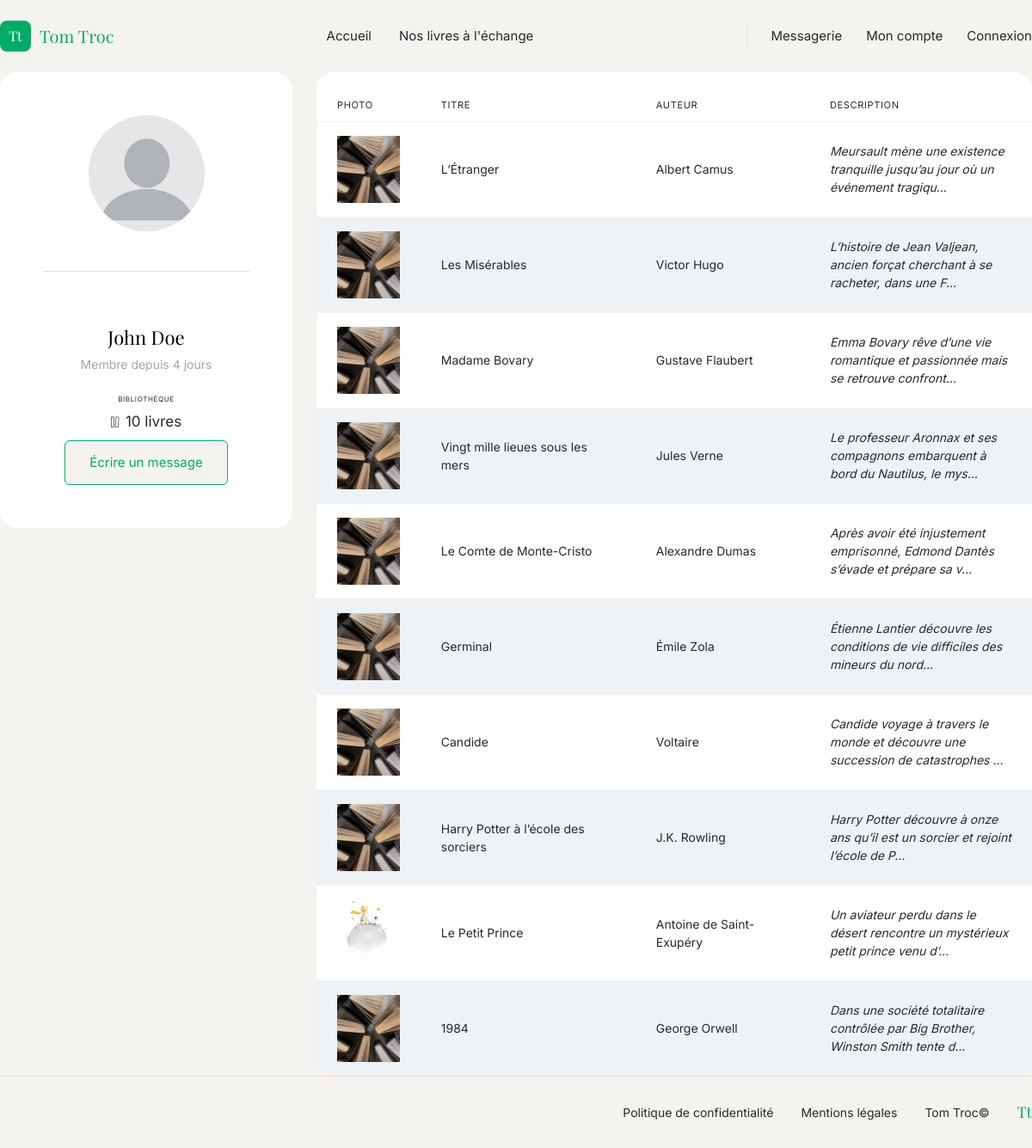
/compte/1, run on the app's committed database.
### tables this page shows
CREATE TABLE users (
    id INT AUTO_INCREMENT PRIMARY KEY,
    username VARCHAR(50) NOT NULL UNIQUE,
    email VARCHAR(255) NOT NULL UNIQUE,
    password VARCHAR(255) NOT NULL,
    avatar VARCHAR(255) NULL,
    created_at TIMESTAMP DEFAULT CURRENT_TIMESTAMP
);

CREATE TABLE books (
    id INT AUTO_INCREMENT PRIMARY KEY,

    owner_id INT NOT NULL,

    title VARCHAR(255) NOT NULL,
    author VARCHAR(255) NOT NULL,
    image VARCHAR(255) NULL,
    description TEXT NULL,
    available BOOLEAN NOT NULL DEFAULT FALSE,

    FOREIGN KEY (owner_id) REFERENCES users(id)
);

### services/AbstractController.php (called while the page is built, shortened)
<?php
abstract class AbstractController
{
    protected function render(string $view, array $data = []): void
    {
        extract($data);
        $viewFile = dirname(__DIR__) . '/views/' . $view . '.php';
        require $viewFile;
        require dirname(__DIR__) . '/views/main.php';
    }
}

### controllers/CompteController.php (called while the page is built, shortened)
<?php
class CompteController extends AbstractController
{
    public function compte(string $id): void
    {
        $userManager = new UserManager();
        $user = $userManager->getUserById($id);
        $bookManager = new BookManager();
        $books = $bookManager->getBooksByOwnerId($user->getId());
        $this->render('compte/compte', [
            'title' => $user->getUsername(),
            'user' => $user,
            'books' => $books,
            'memberSince' => $this->getMemberSince($user->getCreatedAt()),
        ]);
    }
    private function getMemberSince($createdAt): string
    {
        $created = new DateTime($createdAt);
        $now = new DateTime();
        $interval = $created->diff($now);
        return $interval->d . ' jour' . ($interval->d > 1 ? 's' : '');
    }
}

### index.php (called while the page is built, shortened)
<?php
$router = new Router();
$router->add('', 'AccueilController', 'accueil');
$router->add('accueil', 'AccueilController', 'accueil');
$router->add('nos-livres', 'LivreController', 'livres');
$router->add('livre/{id}', 'LivreController', 'livre');
$router->add('livre/{id}/update', 'LivreController', 'modification');
$router->add('livre/{id}/delete', 'LivreController', 'suppression');
$router->add('inscription', 'AuthentificationController', 'inscription');
$router->add('connexion', 'AuthentificationController', 'connexion');
$router->add('deconnexion', 'AuthentificationController', 'logout');
$router->add('compte/{id}', 'CompteController', 'compte');
$router->add('mon-compte', 'CompteController', 'monCompte');
$router->add('messages', 'MessageController', 'message');
$router->add('message/{id}', 'MessageController', 'message');
$router->add('message/{id}/nouveau', 'MessageController', 'nouveau');
$router->add('message/{id}/envoyer', 'MessageController', 'envoyer');
$router->dispatch($_SERVER['REQUEST_URI']);

### services/DBManager.php (called while the page is built, shortened)
<?php
class DBManager
{
    private static $instance;
    private $db;
    private function __construct()
    {
        $this->db = new PDO('mysql:host=' . DB_HOST . ';dbname=' . DB_NAME . ';charset=utf8', DB_USER, DB_PASS);
        $this->db->setAttribute(PDO::ATTR_ERRMODE, PDO::ERRMODE_EXCEPTION);
        $this->db->setAttribute(PDO::ATTR_DEFAULT_FETCH_MODE, PDO::FETCH_ASSOC);
    }
    public static function getInstance() : DBManager
    {
        if (!self::$instance) {
            self::$instance = new DBManager();
        }
        return self::$instance;
    }
    public function getPDO() : PDO
    {
        return $this->db;
    }
}

### services/AbstractManager.php (called while the page is built, shortened)
<?php
abstract class AbstractManager {
    public function __construct()
    {
        $this->db = DBManager::getInstance();
    }
}

### managers/UserManager.php (called while the page is built, shortened)
<?php
class UserManager extends AbstractManager
{
    public function getUserById(string $id): ?User
    {
        $sql = "SELECT *
                FROM users
                WHERE id = :id";
        $query = $this->db->getPDO()->prepare($sql);
        $query->execute(['id' => $id]);
        $data = $query->fetch();
        $user = new User($data);
        return $user;
    }
}

### services/AbstractEntity.php (called while the page is built, shortened)
<?php
abstract class AbstractEntity
{
    protected int $id = -1;
    protected function hydrate(array $data) : void
    {
        foreach ($data as $key => $value) {
            $method = 'set' . str_replace('_', '', ucwords($key, '_'));
        }
    }
    public function setId(int $id) : void
    {
        $this->id = $id;
    }
    public function getId() : int
    {
        return $this->id;
    }
}

### models/User.php (called while the page is built, shortened)
<?php
class User extends AbstractEntity
{
    private string $username;
    private ?string $avatar;
    public function getUsername(): string
    {
        return $this->username;
    }
    public function setUsername(string $username): void
    {
        $this->username = $username;
    }
    public function getAvatar(): ?string
    {
        return $this->avatar;
    }
    public function setAvatar(?string $avatar): void
    {
        $this->avatar = $avatar;
    }
}

### managers/BookManager.php (called while the page is built, shortened)
<?php
class BookManager extends AbstractManager
{
    public function getBooksByOwnerId(string $ownerId): array
    {
        $sql = "SELECT *
                FROM books
                WHERE owner_id LIKE :owner_id";
        $query = $this->db->getPDO()->prepare($sql);
        $query->execute(['owner_id' => $ownerId]);
        $books = [];
        while ($data = $query->fetch()) {
            $books[] = new Book($data);
        }
        return $books;
    }
}

### models/Book.php (called while the page is built, shortened)
<?php
class Book extends AbstractEntity
{
    private string $title;
    private string $author;
    private ?string $image = null;
    private ?string $description = null;
    public function getTitle(): string
    {
        return $this->title;
    }
    public function setTitle(string $title): void
    {
        $this->title = $title;
    }
    public function getAuthor(): string
    {
        return $this->author;
    }
    public function setAuthor(string $author): void
    {
        $this->author = $author;
    }
    public function getImage(): ?string
    {
        return $this->image;
    }
    public function setImage(?string $image): void
    {
        $this->image = $image;
    }
    public function getDescription(): ?string
    {
        return $this->description;
    }
    public function setDescription(?string $description): void
    {
        $this->description = $description;
    }
}

### views/compte/compte.php (the view)
<div class="container compte-public">
    <div class="account__panels">
        <div class="card profile-card">
            <img src="assets/images/<?= htmlspecialchars($user->getAvatar() ?? 'profil.jpg') ?>" alt="Avatar de <?= htmlspecialchars($user->getUsername()) ?>" class="profile-card__avatar">
            <hr class="profile-card__divider">
            <p class="profile-card__username"><?= htmlspecialchars($user->getUsername()) ?></p>
            <p class="profile-card__member-since">Membre depuis <?= htmlspecialchars($memberSince) ?></p>
            <p class="profile-card__label">Bibliothèque</p>
            <p class="profile-card__book-count"><img src="assets/images/bibliothèque.svg"><?= count($books) ?> livre<?= count($books) > 1 ? 's' : '' ?></p>
            <a href="message/<?= htmlspecialchars($user->getId()) ?>/nouveau" class="button button--outline profile-card__contact-button">
                Écrire un message
            </a>
        </div>
    </div>
    <div class="card account-books">
        <table class="account-books__table">
            <thead>
                <tr>
                    <th>Photo</th>
                    <th>Titre</th>
                    <th>Auteur</th>
                    <th>Description</th>
                </tr>
            </thead>
            <tbody>
                <?php foreach ($books as $book): ?>
                    <tr>
                        <td>
                            <img src="assets/images/<?= htmlspecialchars($book->getImage() ?? 'livre.jpg') ?>" alt="Couverture de <?= htmlspecialchars($book->getTitle()) ?>" class="account-books__thumbnail">
                        </td>
                        <td>
                            <a href="livre/<?= htmlspecialchars($book->getId()) ?>">
                                <?= htmlspecialchars($book->getTitle()) ?>
                            </a>
                        </td>
                        <td><?= htmlspecialchars($book->getAuthor()) ?></td>
                        <td class="account-books__description">
                            <?= htmlspecialchars(mb_strimwidth($book->getDescription(), 0, 80, '...')) ?>
                        </td>
                    </tr>
                <?php endforeach; ?>
            </tbody>
        </table>
    </div>
</div>

### services/Router.php (shortened to what this page needs)
<?php
class Router
{
    private array $routes = [];
    public function add(string $uri, string $controller, string $method): void
    {
        $uri = trim($uri, '/');
        $pattern = preg_replace('#\{[a-zA-Z_]+\}#', '([^/]+)', $uri);
        $pattern = '#^' . $pattern . '$#';
        $this->routes[] = [
            'pattern' => $pattern,
            'controller' => $controller,
            'method' => $method,
        ];
    }
    public function dispatch(string $uri): void
    {
        $path = parse_url($uri, PHP_URL_PATH);
        $path = trim($path, '/');
        foreach ($this->routes as $route) {
            if (preg_match($route['pattern'], $path, $matches)) {
                array_shift($matches);
                $method = $route['method'];
                $controller = new $controllerClass();
                $controller->$method(...$matches);
                return;
            }
        }
    }
}

### assets/css/base.css (style rules this page uses)
* { box-sizing: border-box; margin: 0; padding: 0; }
img { max-width: 100%; display: block; }
a { color: inherit; text-decoration: none; }
:root { --color-bg: #F5F3EF; --color-bg-soft: #FAF9F7; --color-bg-muted: #EFEBE1; --color-surface: #FFFFFF; --color-primary: #00AC66; --color-primary-dark: #23875A; --color-text: black; --color-text-muted: #292929; --color-text-faint: #A6A6A6; --color-border: #E3DFD3; --color-danger-bg: #C56D6D; --color-danger-text: white; --color-form-field: #EDF2F6; --color-form-field-border: #F0F0F0; --color-disponible: #6DC5A1; --color-indisponible: #C56D6D; --color-supprimer: #CB2D2D; --font-display: 'Playfair Display', Georgia, 'Times New Roman', serif; --font-body: 'Inter', -apple-system, BlinkMacSystemFont, 'Segoe UI', Helvetica, Arial, sans-serif; --container-width: 1200px; --section-padding-y: 96px; --radius-sm: 6px; --radius-md: 10px; }
body { font-family: var(--font-body); color: var(--color-text); background-color: var(--color-bg); line-height: 1.5; }
.container { max-width: var(--container-width); margin: 0 auto; padding: 0px; }

### assets/css/components.css (style rules this page uses)
.button { display: inline-block; font-size: 15px; font-weight: 600; padding: 14px 28px; border-radius: var(--radius-sm); transition: background-color 0.2s ease, color 0.2s ease, border-color 0.2s ease; }
.button--outline { background-color: var(--color-bg); color: var(--color-primary); border: 1.5px solid var(--color-primary); }
.card { background-color: var(--color-surface); border-radius: 20px; padding: 50px; }

### assets/css/pages/mon-compte.css (style rules this page uses)
.account__panels { display: flex; gap: 24px; margin-bottom: 48px; }
.profile-card { display: flex; flex-direction: column; flex: 1 1 360px; text-align: center; align-items: center; }
.profile-card__avatar { width: 135px; height: 135px; border-radius: 50%; object-fit: cover; margin: 0 auto 6px; }
.profile-card__divider { width: 240px; border: none; border-top: 1px solid var(--color-border); margin: 40px 0 60px 0; align-items: center; }
.profile-card__username { font-family: var(--font-display); font-weight: 400; font-size: 22px; color: var(--color-text); margin-bottom: 4px; }
.profile-card__member-since { font-size: 14px; color: var(--color-text-faint); margin-bottom: 24px; }
.profile-card__label { font-size: 8px; font-weight: 600; letter-spacing: 0.08em; text-transform: uppercase; color: var(--color-text-muted); margin-bottom: 8px; }
.profile-card__book-count { font-size: 17px; color: var(--color-text-muted); display: flex; flex-direction: row; gap: 7px; }
.profile-card__book-count img { height: auto; width: 10px; }
.profile-card__contact-button { margin-top: 8px; }
.account-books { padding: 0; overflow: hidden; width: 100%; }
.account-books__table { width: 100%; border-collapse: collapse; color: var(--color-text-muted); }
.account-books__table a { color: var(--color-text-muted); }
.account-books__table thead th { text-align: left; font-size: 11px; font-weight: 700; letter-spacing: 0.06em; text-transform: uppercase; padding: 30px 24px 10px 24px; }
.account-books__table tbody tr:nth-child(even) { background-color: var(--color-form-field); }
.account-books__table td { padding: 16px 24px; font-size: 14px; color: var(--color-text-muted); vertical-align: middle; border-top: 1px solid var(--color-bg); }
.account-books__thumbnail { width: 78px; height: 78px; object-fit: cover; }
.account-books__description { font-style: italic; max-width: 280px; }
.compte-public { display: flex; flex-direction: row; gap: 28px; }
.compte-public > .account__panels { width: 33%; height: min-content; }

### data on the page
users: username "John Doe"
books: title "L’Étranger", author "Albert Camus", description "Meursault mène une existence tranquille jusqu’au jour où un événement tragiqu..."
books: title "Les Misérables", author "Victor Hugo", description "L’histoire de Jean Valjean, ancien forçat cherchant à se racheter, dans une F..."
books: title "Madame Bovary", author "Gustave Flaubert", description "Emma Bovary rêve d’une vie romantique et passionnée mais se retrouve confront..."
books: title "Vingt mille lieues sous les mers", author "Jules Verne", description "Le professeur Aronnax et ses compagnons embarquent à bord du Nautilus, le mys..."
books: title "Le Comte de Monte-Cristo", author "Alexandre Dumas", description "Après avoir été injustement emprisonné, Edmond Dantès s’évade et prépare sa v..."
books: title "Germinal", author "Émile Zola", description "Étienne Lantier découvre les conditions de vie difficiles des mineurs du nord..."
books: title "Candide", author "Voltaire", description "Candide voyage à travers le monde et découvre une succession de catastrophes ..."
books: title "Harry Potter à l’école des sorciers", author "J.K. Rowling", description "Harry Potter découvre à onze ans qu’il est un sorcier et rejoint l’école de P..."
books: image (picture), title "Le Petit Prince", author "Antoine de Saint-Exupéry", description "Un aviateur perdu dans le désert rencontre un mystérieux petit prince venu d’..."
books: title "1984", author "George Orwell", description "Dans une société totalitaire contrôlée par Big Brother, Winston Smith tente d..."

### other printed values
count($books) "10"
